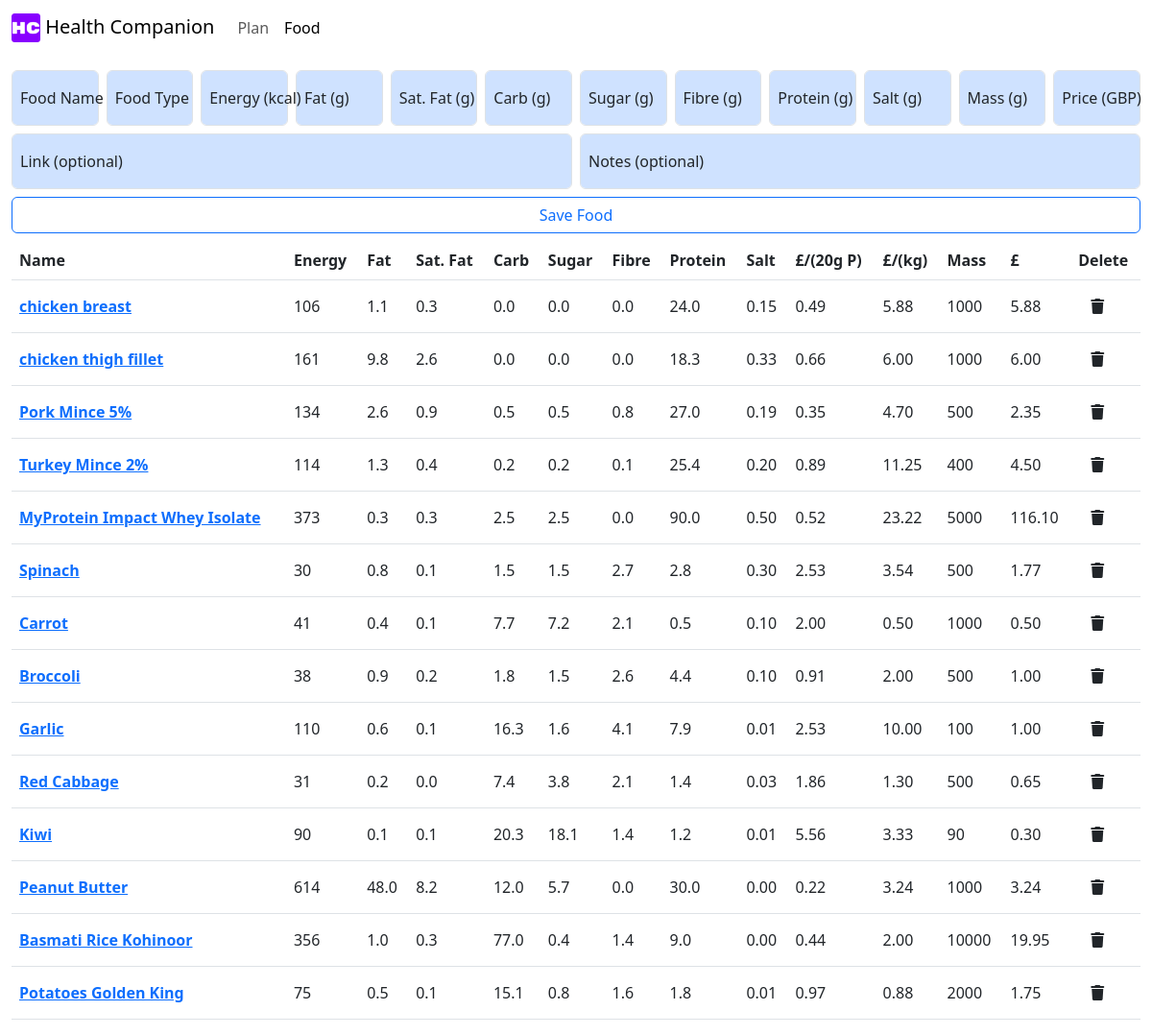
The app's page /food with its own data.
### tables this page shows
CREATE TABLE foods (
    food_id INTEGER PRIMARY KEY AUTOINCREMENT NOT NULL,
    food_name TEXT NOT NULL,
    date_added DATETIME NOT NULL,
    type TEXT NOT NULL,
    energy NUMERIC NOT NULL,
    fat NUMERIC NOT NULL,
    saturated_fat NUMERIC NOT NULL,
    carbohydrates NUMERIC NOT NULL,
    sugar NUMERIC NOT NULL,
    fibre NUMERIC NOT NULL,
    protein NUMERIC NOT NULL,
    salt NUMERIC NOT NULL,
    mass NUMERIC NOT NULL,
    price NUMERIC NOT NULL,
    price_per_kg NUMERIC NOT NULL,
    price_per_20g_protein NUMERIC NOT NULL,
    link TEXT,
    notes TEXT);

### app.py (the view)
@app.route("/food", methods=["GET", "POST"])
def food():
    foods = get_db("""SELECT * FROM foods""")
    if "errorMsg" in session:
        errorMsg = session["errorMsg"]
        session.pop("errorMsg")
        return render_template("food.html", foods=foods, errorMsg=errorMsg)
    elif "successMsg" in session:
        successMsg = session["successMsg"]
        session.pop("successMsg")
        return render_template("food.html", foods=foods, successMsg=successMsg)
    else:
        return render_template("food.html", foods=foods)

### app.py (called while the page is built)
def get_db(query, args=(), one=False):
    db = sqlite3.connect(DATABASE)
    cur = db.cursor()
    cur.row_factory = sqlite3.Row
    res = cur.execute(query, args).fetchall()
    db.commit()
    db.close()
    return (res[0] if res else None) if one else res

### templates/food.html (shortened to what this page needs)
{% extends "layout.html" %}
{% block activeFood %}active{% endblock %}
{% block activeFoodAria %}aria-current="page"{% endblock %}
{% block main %}
<form action="/savefood" method="post">
    <div class="container-fluid">
        <div class="row row-cols-xl-auto row-cols-lg-6 row-cols-md-4 row-cols-sm-3 row-cols-2 mb-2 g-2">
            <div class="form-floating col-xl-1">
                <input class="form-control bg-primary-subtle" autocomplete="off" id="foodNameInput" name="foodNameInput" aria-describedby="foodNameHelp" placeholder="Food Name" type="text" required>
                <label for="foodNameInput" class="form-label">Food Name</label>
            </div>
            <div class="form-floating col-xl-1">
                <input class="form-control bg-primary-subtle" autocomplete="off" id="foodTypeInput" name="foodTypeInput" aria-describedby="foodTypeHelp" placeholder="Food Type" type="text" required>
                <label for="foodTypeInput" class="form-label">Food Type</label>
            </div>
            <div class="form-floating col-xl-1">
                <input class="form-control bg-primary-subtle" autocomplete="off" id="foodEnergyInput" name="foodEnergyInput" aria-describedby="foodEnergyHelp" placeholder="Energy (kcal)" type="number" step="1" min="0" required>
                <label for="foodEnergyInput" class="form-label">Energy (kcal)</label>
            </div>
            <div class="form-floating col-xl-1">
                <input class="form-control bg-primary-subtle" autocomplete="off" id="foodFatInput" name="foodFatInput" aria-describedby="foodFatHelp" placeholder="Fat (g)" type="number" step="0.1" min="0" required>
                <label for="foodFatInput" class="form-label">Fat (g)</label>
            </div>
            <div class="form-floating col-xl-1">
                <input class="form-control bg-primary-subtle" autocomplete="off" id="foodSatFatInput" name="foodSatFatInput" aria-describedby="foodSatFatHelp" placeholder="Sat. Fat (g)" type="number" step="0.1" min="0" required>
                <label for="foodSatFatInput" class="form-label">Sat. Fat (g)</label>
            </div>
            <div class="form-floating col-xl-1">
                <input class="form-control bg-primary-subtle" autocomplete="off" id="foodCarbInput" name="foodCarbInput" aria-describedby="foodCarbHelp" placeholder="Carb (g)" type="number" step="0.1" min="0" required>
                <label for="foodCarbInput" class="form-label">Carb (g)</label>
            </div>
            <div class="form-floating col-xl-1">
                <input class="form-control bg-primary-subtle" autocomplete="off" id="foodSugarInput" name="foodSugarInput" aria-describedby="foodSugarHelp" placeholder="Sugar (g)" type="number" step="0.1" min="0" required>
                <label for="foodSugarInput" class="form-label">Sugar (g)</label>
            </div>
            <div class="form-floating col-xl-1">
                <input class="form-control bg-primary-subtle" autocomplete="off" id="foodFibreInput" name="foodFibreInput" aria-describedby="foodFibreHelp" placeholder="Fibre (g)" type="number" step="0.1" min="0" required>
                <label for="foodFibreInput" class="form-label">Fibre (g)</label>
            </div>
            <div class="form-floating col-xl-1">
                <input class="form-control bg-primary-subtle" autocomplete="off" id="foodProteinInput" name="foodProteinInput" aria-describedby="foodProteinHelp" placeholder="Protein (g)" type="number" step="0.1" min="0" required>
                <label for="foodProteinInput" class="form-label">Protein (g)</label>
            </div>
            <div class="form-floating col-xl-1">
                <input class="form-control bg-primary-subtle" autocomplete="off" id="foodSaltInput" name="foodSaltInput" aria-describedby="foodSaltHelp" placeholder="Salt (g)" type="number" step="0.01" min="0" required>
                <label for="foodSaltInput" class="form-label">Salt (g)</label>
            </div>
            <div class="form-floating col-xl-1">
                <input class="form-control bg-primary-subtle" autocomplete="off" id="foodMassInput" name="foodMassInput" aria-describedby="foodMassHelp" placeholder="Mass (g)" type="number" step="0.1" min="0" required>
                <label for="foodMassInput" class="form-label">Mass (g)</label>
            </div>
            <div class="form-floating col-xl-1">
                <input class="form-control bg-primary-subtle" autocomplete="off" id="foodPriceInput" name="foodPriceInput" aria-describedby="foodPriceHelp" placeholder="Price (GBP)" type="number" step="0.01" min="0" required>
                <label for="foodPriceInput" class="form-label">Price (GBP)</label>
            </div>
        </div>
        <div class="row row-cols-sm-2 mb-2 g-2">
            <div class="form-floating">
                <input class="form-control bg-primary-subtle" autocomplete="off" id="foodLinkInput" name="foodLinkInput" aria-describedby="foodLinkHelp" placeholder="Link" type="text">
                <label for="foodLinkInput" class="form-label">Link (optional)</label>
            </div>
            <div class="form-floating">
                <input class="form-control bg-primary-subtle" autocomplete="off" id="foodNotesInput" name="foodNotesInput" aria-describedby="foodNotesHelp" placeholder="Notes" type="text">
                <label for="foodNotesInput" class="form-label">Notes (optional)</label>
            </div>
        </div>
        <div class="row mb-2 mx-auto">
            <button type="submit" class="btn btn-outline-primary">Save Food</button>
        </div>
    </div>
</form>
<div class="container-fluid">
    <table class="table table-hover align-middle">
        <thead>
            <tr>
                <th scope="col">Name</th>
                <th scope="col">Energy</th>
                <th scope="col">Fat</th>
                <th scope="col">Sat. Fat</th>
                <th scope="col">Carb</th>
                <th scope="col">Sugar</th>
                <th scope="col">Fibre</th>
                <th scope="col">Protein</th>
                <th scope="col">Salt</th>
                <th scope="col">£/(20g P)</th>
                <th scope="col">£/(kg)</th>
                <th scope="col">Mass</th>
                <th scope="col">£</th>
                <th scope="col">Delete</th>
            </tr>
        </thead>
        <tbody>
            {% for food in foods %}
                <tr {% if food.notes != "" %}data-bs-toggle="tooltip" data-bs-placement="bottom" data-bs-title="{{ food.notes }}"{% endif %}>
                    {% if food.link == "" %}
                        <th scope="row"><span>{{ food.food_name }}</span></th>
                    {% else %}
                        <th scope="row"><a href="{{ food.link }}" target="_blank">{{ food.food_name }}</a></th>
                    {% endif %}
                    <td>{{ "{:.0f}".format(food.energy) }}</td>
                    <td>{{ "{:.1f}".format(food.fat) }}</td>
                    <td>{{ "{:.1f}".format(food.saturated_fat) }}</td>
                    <td>{{ "{:.1f}".format(food.carbohydrates) }}</td>
                    <td>{{ "{:.1f}".format(food.sugar) }}</td>
                    <td>{{ "{:.1f}".format(food.fibre) }}</td>
                    <td>{{ "{:.1f}".format(food.protein) }}</td>
                    <td>{{ "{:.2f}".format(food.salt) }}</td>
                    <td>{{ "{:.2f}".format(food.price_per_20g_protein) }}</td>
                    <td>{{ "{:.2f}".format(food.price_per_kg) }}</td>
                    <td>{{ "{:.0f}".format(food.mass) }}</td>
                    <td>{{ "{:.2f}".format(food.price) }}</td>
                    <td>
                        <form action="/deletefood" method="post">
                            <button type="submit" class="btn">
                                <i class="fa-solid fa-trash"><input type="hidden" name="food_id" id="food_id" value="{{ food.food_id }}"></i>
                            </button>
                        </form>
                    </td>
                </tr>
            {% endfor %}
        </tbody>
    </table>
</div>
{% endblock %}

### templates/layout.html (shortened to what this page needs)
<!DOCTYPE html>
<html lang="en">
    <head>
        <link href="https://cdn.jsdelivr.net/npm/bootstrap@5.3.0-alpha1/dist/css/bootstrap.min.css" rel="stylesheet">
    </head>
    <body>
        <nav class="navbar navbar-expand-lg">
            <div class="container-fluid">
                <a class="navbar-brand" href="/">
                    <img src="/static/favicon_io/favicon.ico" alt="Logo" width="30" height="30" class="d-inline-block align-text-top">
                    Health Companion
                </a>
                <div class="collapse navbar-collapse" id="mainNav">
                    <ul class="navbar-nav">
                        <li class="nav-item">
                            <a class="nav-link {% block activePlan %}{% endblock %}" {% block activePlanAria %}{% endblock %} href="/plan">Plan</a>
                        </li>
                        <li class="nav-item">
                            <a class="nav-link {% block activeFood %}{% endblock %}" {% block activeFoodAria %}{% endblock %} href="/food">Food</a>
                        </li>
                    </ul>
                </div>
            </div>
        </nav>
        <main>
            {% block main %}{% endblock %}
        </main>
    </body>
</html>

### records on screen
foods: food_name "chicken breast", energy "106", fat "1.1", saturated_fat "0.3", carbohydrates "0.0", sugar "0.0", fibre "0.0", protein "24.0", salt "0.15", price_per_20g_protein "0.49", price_per_kg "5.88", mass "1000", price "5.88"
foods: food_name "chicken thigh fillet", energy "161", fat "9.8", saturated_fat "2.6", carbohydrates "0.0", sugar "0.0", fibre "0.0", protein "18.3", salt "0.33", price_per_20g_protein "0.66", price_per_kg "6.00", mass "1000", price "6.00"
foods: food_name "Pork Mince 5%", energy "134", fat "2.6", saturated_fat "0.9", carbohydrates "0.5", sugar "0.5", fibre "0.8", protein "27.0", salt "0.19", price_per_20g_protein "0.35", price_per_kg "4.70", mass "500", price "2.35"
foods: food_name "Turkey Mince 2%", energy "114", fat "1.3", saturated_fat "0.4", carbohydrates "0.2", sugar "0.2", fibre "0.1", protein "25.4", salt "0.20", price_per_20g_protein "0.89", price_per_kg "11.25", mass "400", price "4.50"
foods: food_name "MyProtein Impact Whey Isolate", energy "373", fat "0.3", saturated_fat "0.3", carbohydrates "2.5", sugar "2.5", fibre "0.0", protein "90.0", salt "0.50", price_per_20g_protein "0.52", price_per_kg "23.22", mass "5000", price "116.10"
foods: food_name "Spinach", energy "30", fat "0.8", saturated_fat "0.1", carbohydrates "1.5", sugar "1.5", fibre "2.7", protein "2.8", salt "0.30", price_per_20g_protein "2.53", price_per_kg "3.54", mass "500", price "1.77"
foods: food_name "Carrot", energy "41", fat "0.4", saturated_fat "0.1", carbohydrates "7.7", sugar "7.2", fibre "2.1", protein "0.5", salt "0.10", price_per_20g_protein "2.00", price_per_kg "0.50", mass "1000", price "0.50"
foods: food_name "Broccoli", energy "38", fat "0.9", saturated_fat "0.2", carbohydrates "1.8", sugar "1.5", fibre "2.6", protein "4.4", salt "0.10", price_per_20g_protein "0.91", price_per_kg "2.00", mass "500", price "1.00"
foods: food_name "Garlic", energy "110", fat "0.6", saturated_fat "0.1", carbohydrates "16.3", sugar "1.6", fibre "4.1", protein "7.9", salt "0.01", price_per_20g_protein "2.53", price_per_kg "10.00", mass "100", price "1.00"
foods: food_name "Red Cabbage", energy "31", fat "0.2", saturated_fat "0.0", carbohydrates "7.4", sugar "3.8", fibre "2.1", protein "1.4", salt "0.03", price_per_20g_protein "1.86", price_per_kg "1.30", mass "500", price "0.65"
foods: food_name "Kiwi", energy "90", fat "0.1", saturated_fat "0.1", carbohydrates "20.3", sugar "18.1", fibre "1.4", protein "1.2", salt "0.01", price_per_20g_protein "5.56", price_per_kg "3.33", mass "90", price "0.30"
foods: food_name "Peanut Butter", energy "614", fat "48.0", saturated_fat "8.2", carbohydrates "12.0", sugar "5.7", fibre "0.0", protein "30.0", salt "0.00", price_per_20g_protein "0.22", price_per_kg "3.24", mass "1000", price "3.24"
foods: food_name "Basmati Rice Kohinoor", energy "356", fat "1.0", saturated_fat "0.3", carbohydrates "77.0", sugar "0.4", fibre "1.4", protein "9.0", salt "0.00", price_per_20g_protein "0.44", price_per_kg "2.00", mass "10000", price "19.95"
foods: food_name "Potatoes Golden King", energy "75", fat "0.5", saturated_fat "0.1", carbohydrates "15.1", sugar "0.8", fibre "1.6", protein "1.8", salt "0.01", price_per_20g_protein "0.97", price_per_kg "0.88", mass "2000", price "1.75"
